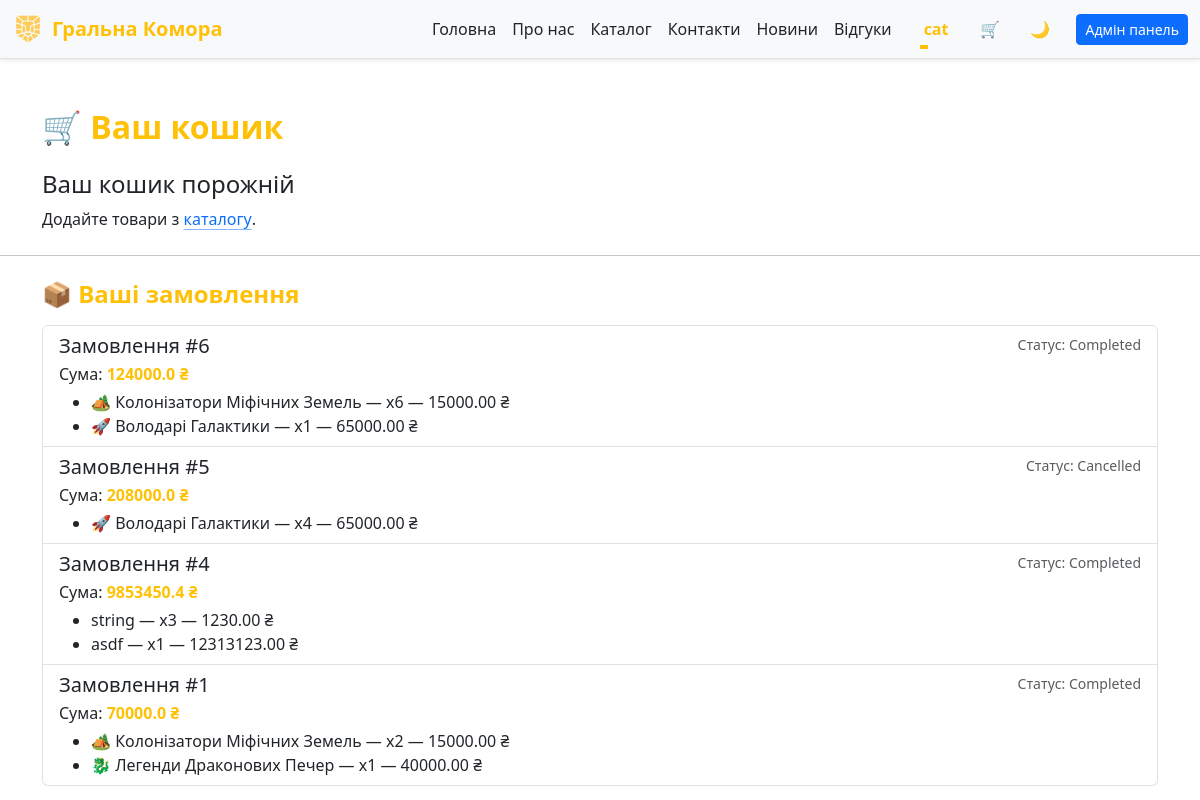
Before: /cart (signed in) with the older database file.
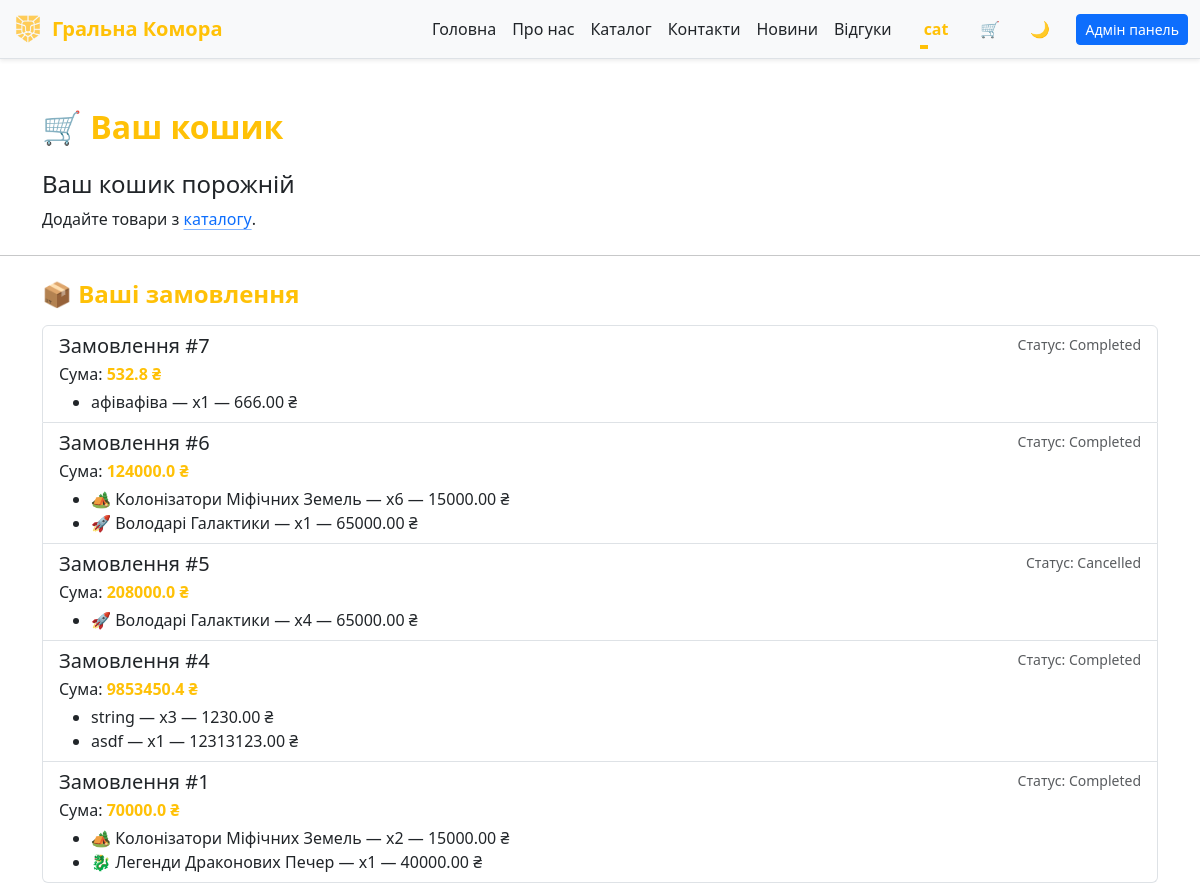
After: the same page with the newer database file.
### app/models/order.py (models this page shows, shortened)
class Order(db.Model):
    __tablename__ = 'orders'
    id = db.Column(db.Integer, primary_key=True)
    user_id = db.Column(db.Integer, db.ForeignKey('users.id'), nullable=False)  # <-- тільки один раз
    user = db.relationship("User", backref="orders")  # <-- зв’язок з User
    total_amount = db.Column(db.Float, nullable=False)  # Загальна сума замовлення
    status = db.Column(db.String(50), default='In process', nullable=False)  # completed, cancelled, etc.
    items = db.Column(db.JSON, nullable=False, default=list)

### app/models/desktop.py (models this page shows, shortened)
class Desktop(db.Model):
    __tablename__ = 'desktop'
    id = db.Column(db.Integer, primary_key=True)
    name = db.Column(db.String(100), nullable=False)
    description = db.Column(db.String(100), nullable=False)
    price = db.Column(db.Float, nullable=False)
    image = db.Column(db.String(255), nullable=False)

### app/routes.py (the view, shortened to what this page needs)
@main.route('/cart')
@login_required
def cart():
    user = g.current_user
    cart_items = CartItem.query.filter_by(user_id=user.id).all()
    carts = []
    carts = carts if len(carts) != 0 else []
    discount_multiplier = getattr(user, 'discount_multiplier', 1.0)
    discount_percent = getattr(user, 'discount_percent', 0)
    try:
        user_orders = Order.query.filter_by(user_id=user.id).order_by(Order.id.desc()).all()
    except Exception:
        user_orders = []
    orders_summary = []
    for order in user_orders:
        items_summary = []
        for it in (order.items or []):
            try:
                product = Desktop.query.get(it.get('item_id'))
                name = product.name if product else f"Товар #{it.get('item_id')}"
                price_str = str(product.price).replace(' ', '').replace(',', '.') if product and product.price is not None else '0'
                price = float(price_str) if price_str else 0.0
            except Exception:
                name = f"Товар #{it.get('item_id')}"
                price = 0.0
            items_summary.append({
                'item_id': it.get('item_id'),
                'name': name,
                'quantity': it.get('quantity'),
                'price': price,
            })
        orders_summary.append({
            'id': order.id,
            'status': order.status,
            'total_amount': order.total_amount,
            'order_items': items_summary,
        })
    return render_template('cart.html', carts=carts, isFooter=False, user_id=user.id,
                           discount_multiplier=discount_multiplier,
                           discount_percent=discount_percent,
                           orders=orders_summary)

### app/models/user.py (called while the page is built)
    @property
    def privilege_info(self):
        return self.PRIVILEGE_TIERS.get(self.privilege, self.PRIVILEGE_TIERS['Default'])

    @property
    def privilege_label(self):
        return self.privilege_info['label']

    @property
    def discount_percent(self):
        return self.privilege_info['discount_percent']

    @property
    def discount_multiplier(self):
        percent = self.discount_percent
        return round(1 - (percent / 100), 2) if percent else 1.0

### app/routes.py (called while the page is built)
def login_required(view_func):
    @wraps(view_func)
    def wrapper(*args, **kwargs):
        if not getattr(g, 'current_user', None):
            flash('Увійдіть, щоб продовжити.', 'warning')
            return redirect(url_for('main.index'))
        return view_func(*args, **kwargs)
    return wrapper

@main.before_app_request
def load_current_user():
    user_id = session.get('user_id')
    g.current_user = User.query.get(user_id) if user_id else None

@main.app_context_processor
def inject_current_user():
    return {'current_user': getattr(g, 'current_user', None)}

### app/templates/cart.html (shortened to what this page needs)
{% extends 'base.html' %}
{% block content %}
<div class="container mt-5">
    <h2 class="fw-bold text-warning mb-4">🛒 Ваш кошик</h2>
    <div id="cart-empty" style="display: none;">
        <div class="alert-info">
            <h4 class="alert-heading">Ваш кошик порожній</h4>
            <p class="mb-0">Додайте товари з <a href="{{ url_for('main.catalog') }}" class="icon-link">каталогу</a>.</p>
        </div>
    </div>
</div>
{% if orders and orders|length > 0 %}
<hr class="my-4">
<div class="container mt-3">
    <h4 class="fw-bold text-warning mb-3">📦 Ваші замовлення</h4>
    <div class="list-group">
        {% for order in orders %}
        <div class="list-group-item">
            <div class="d-flex w-100 justify-content-between">
                <h5 class="mb-1">Замовлення #{{ order.id }}</h5>
                <small class="text-muted">Статус: {{ order.status }}</small>
            </div>
            <p class="mb-1">Сума: <strong class="text-warning">{{ order.total_amount }} ₴</strong></p>
            <ul class="mb-0">
                {% for it in order.order_items %}
                <li>{{ it.name }} — x{{ it.quantity }} — {{ '%.2f'|format(it.price) }} ₴</li>
                {% endfor %}
            </ul>
        </div>
        {% endfor %}
    </div>
</div>
{% endif %}
{% endblock %}

Changed rows visible on the page:
added Order: id "7", status "Completed", total_amount "532.8"
now on this page (row unchanged): Desktop: name "афівафіва", quantity "1", price "666.00", shown under "7"
